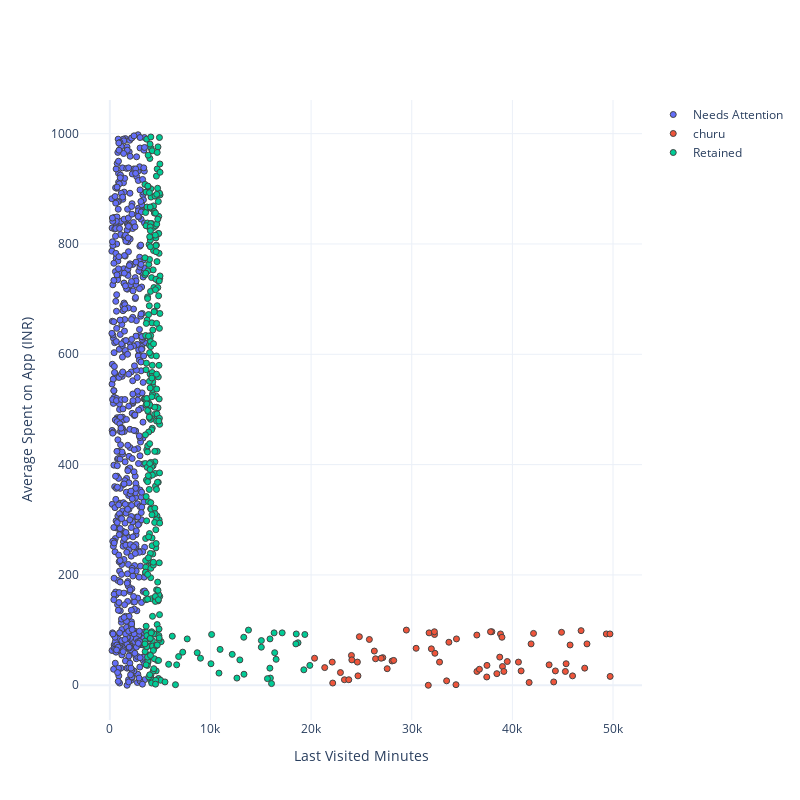

Notebook cell for this chart:
### Code cell
PLOT = go.Figure()
for i in list(df["Segments"].unique()):
    
    PLOT.add_trace(go.Scatter(x = df[df["Segments"]== i]['Last Visited Minutes'],
                             y = df[df["Segments"]==i]['Average Spent on App (INR)'],
                             mode = 'markers',marker_size = 6, marker_line_width = 1,
                             name = str(i)))

PLOT. update_traces(hovertemplate='Last Visited Minutes: %{x} <br>Average Spent on App (INR): %{y}')

PLOT.update_layout(width = 800, height = 800, autosize = True, showlegend = True,
                    yaxis_title = 'Average Spent on App (INR)',
                    xaxis_title = 'Last Visited Minutes',
                    scene = dict(xaxis=dict(title = 'Last Visited Minutes', title_font_color = 'black'),
                                yaxis=dict(title = 'Average Spent on App (INR)',
                                title_font_color = 'black')))

### Figure 1 — Plotly figure (JSON) as saved in the notebook; plotly's stock layout.template omitted (floating-point values rounded to 4 significant figures; data arrays with more than 128 entries replaced by an {"elided": "..."} marker saying what was removed)
{"data": [{"hovertemplate": "Last Visited Minutes: %{x} <br>Average Spent on App (INR): %{y}", "marker": {"line": {"width": 1}, "size": 6}, "mode": "markers", "name": "Needs Attention", "type": "scatter", "x": {"elided": "601 int values"}, "y": {"elided": "601 int values"}}, {"hovertemplate": "Last Visited Minutes: %{x} <br>Average Spent on App (INR): %{y}", "marker": {"line": {"width": 1}, "size": 6}, "mode": "markers", "name": "churu", "type": "scatter", "x": [24008, 37959, 49334, 39016, 30435, 40868, 26405, 42101, 33465, 41859, 22915, 28046, 40603, 31724, 25789, 24048, 29465, 43650, 38744, 38821, 49715, 23311, 24656, 36469, 21352, 45339, 47187, 49696, 22099, 39153, 27125, 37826, 32302, 37453, 47412, 31950, 45979, 38457, 45265, 26282, 36478, 46826, 37474, 44275, 44883, 20344, 24600, 24796, 28208, 34395, 23745, 32265, 38966, 44107, 22148, 41664, 31644, 34445, 32253, 27561, 26958, 36725, 33692, 32762, 45734, 39494], "y": [54, 97, 93, 34, 67, 26, 48, 94, 8, 75, 23, 44, 42, 95, 83, 46, 100, 37, 51, 93, 16, 10, 17, 91, 32, 39, 31, 93, 42, 25, 50, 97, 58, 15, 75, 66, 17, 21, 25, 62, 25, 99, 36, 26, 96, 49, 42, 88, 45, 1, 10, 92, 87, 6, 4, 5, 0, 84, 97, 30, 49, 29, 78, 42, 73, 43]}, {"hovertemplate": "Last Visited Minutes: %{x} <br>Average Spent on App (INR): %{y}", "marker": {"line": {"width": 1}, "size": 6}, "mode": "markers", "name": "Retained", "type": "scatter", "x": {"elided": "332 int values"}, "y": {"elided": "332 int values"}}], "layout": {"autosize": true, "height": 800, "scene": {"xaxis": {"title": {"font": {"color": "black"}, "text": "Last Visited Minutes"}}, "yaxis": {"title": {"font": {"color": "black"}, "text": "Average Spent on App (INR)"}}}, "showlegend": true, "width": 800, "xaxis": {"title": {"text": "Last Visited Minutes"}}, "yaxis": {"title": {"text": "Average Spent on App (INR)"}}}}
